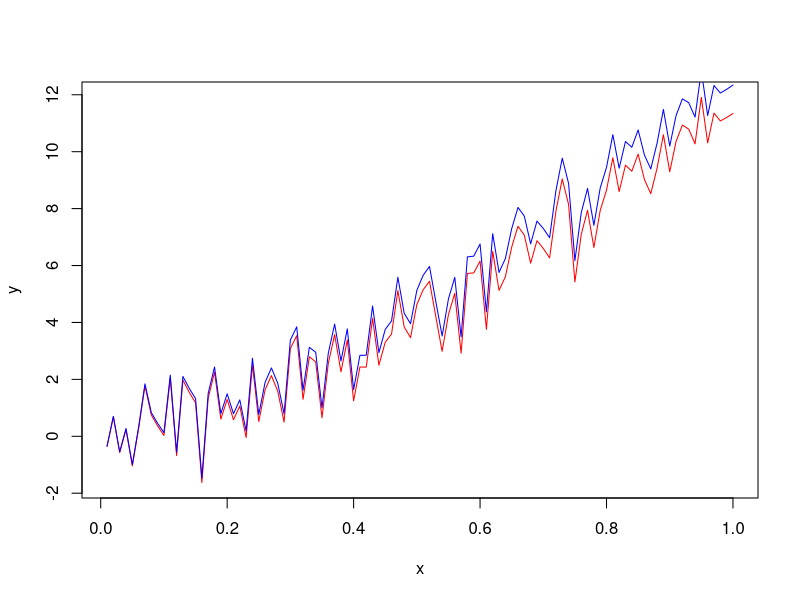
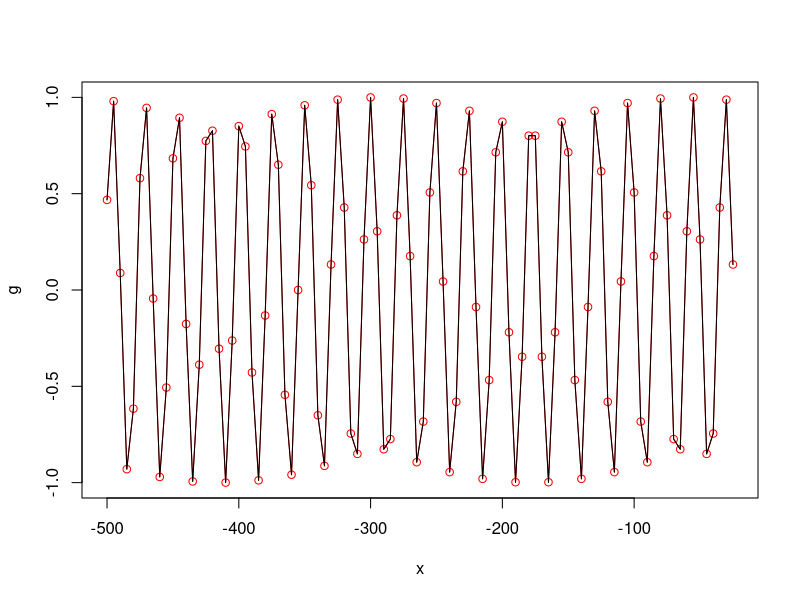
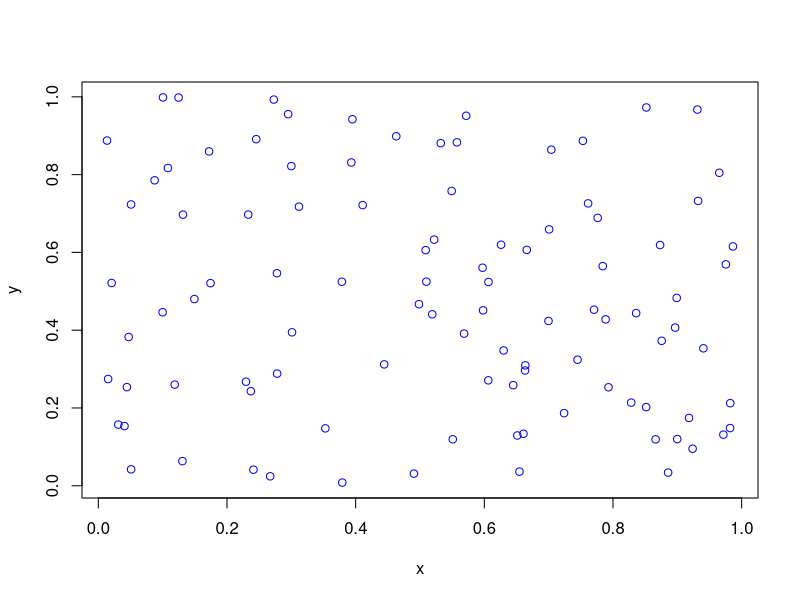

Recreate these plots in R, in order.
a = c(1, 2, 3, 4)
b = 7:19
print(a)
print(b)

c = rep(1, 10)
print(c)
print(b[2:5])

print(length(a))

# Task: Calculate with R
v1 = 1:6
print(length(v1))
print(sum(v1))

n = 100
print(sum((1:n)^3 + (1:n)^2)/n)

# Matrix operations
m1 = matrix(1:6, nrow=2, ncol=3, byrow=TRUE)
print(m1)

m2 = diag(8, 5)
print(m2)

m3 = t(m1)
print(m3)

# Task2: Matrix operations
m1 = matrix(c(2, 3, 1, 1), nrow=2, ncol=2, byrow=TRUE)
m2 = matrix(c(7, 2, 5, 1), nrow=2, ncol=2, byrow=TRUE)
print(m1 %*% m2)

print(7* m1)

print(det(m1))

print(solve(m1))

# Random numbers
n = 100
print(rnorm(n, 15, 1))
print(runif(n, 100, 115))

x=1:100
print(sample(x, 10, replace=FALSE))
print(sample(x, 100, replace = TRUE))

# Task3: Random numbers
n = 100
x = (1:n)/n
eps = rnorm(n, 0, 1)
beta1 = 5; beta2 = 7
y = beta1*x + beta2*x^2 + eps
print(x)
print(y)

# Plot
plot(x, y, type = "l", col="red")
lines(x, y+x, col="blue")


# Task4: Plot
n = 100
x = (-5*n:5*n)/n
g = sin(x)
plot(x, g, type="o", col="red")
lines(x,g)

n = 100
x = runif(n, 0, 1)
y = runif(n, 0, 1)
plot(x, y, type = "p", col="blue")

# Use external R-scripts

# Loop/if else
for (i in 1:100){
    check = 1
    for (j in 2:(i%/%2)){
        if (i%%j == 0){
            check = 0
            break
        }
    }
    if (check==1){
        print(i)
    }
}

# List

x = list(number = 5, text = "hallo", datapoints = c(1,2,3,4))
print(x[[2]])
print(x$number)
print(x$datapoints)

# Task5: Read
x = read.csv("sl/hongli/test.csv", sep=";", dec=",")
print(names(x))
print(x[1, ])
print(x[1:20, ])
print(x[1:20, 5])
print(x$ARZTBES)
